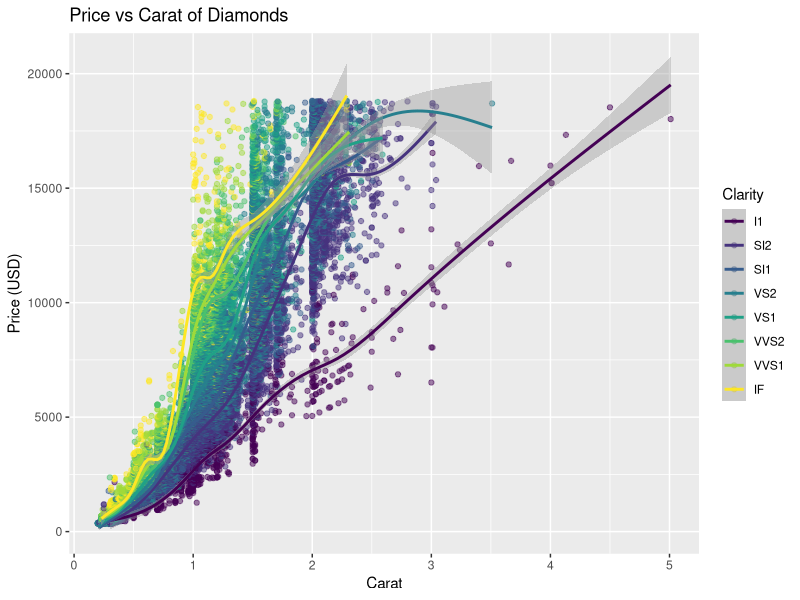

R code for this plot:
## ---- chunk 1
library(ggplot2) 

# Create a scatter plot of price vs carat, colored by clarity
ggplot(diamonds, aes(x = carat, y = price, color = clarity)) +
  geom_point(alpha = 0.5) +
  labs(title = "Price vs Carat of Diamonds",
       x = "Carat",
       y = "Price (USD)",
       color = "Clarity") +
  geom_smooth()

Sys.time()

